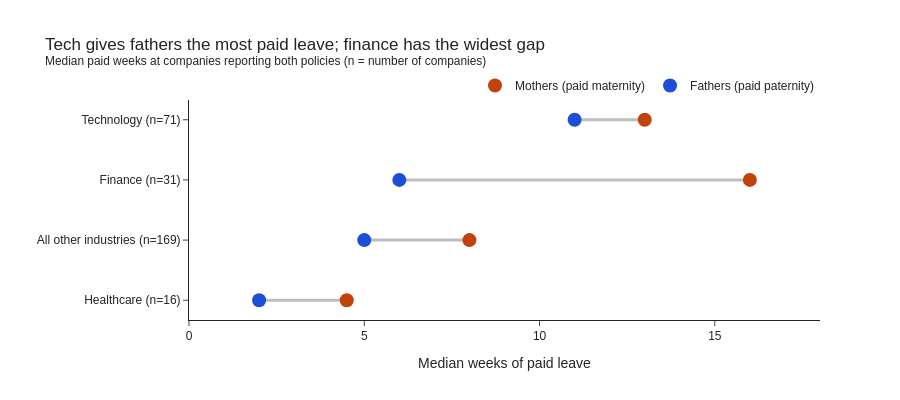

The notebook cell this image was saved under:
### Markdown cell above
### 5. Is the gap closing in technology?

Only three industries have at least 15 companies that report both policies (technology, finance, and healthcare), so the remaining industries are pooled.

### Code cell
# Only three industries have 15+ companies that report paternity leave; pool the rest
paired['Industry group'] = np.where(paired['Industry'].isin(['Technology', 'Finance', 'Healthcare']),
                                    paired['Industry'], 'All other industries')

industry_gap = paired.groupby('Industry group', as_index=False).agg(
    companies=('Company', 'size'),
    median_maternity=('Paid Maternity Leave', 'median'),
    median_paternity=('Paid Paternity Leave', 'median'),
    mean_maternity=('Paid Maternity Leave', 'mean'),
    mean_paternity=('Paid Paternity Leave', 'mean'),
    mean_gap=('Gap (weeks)', 'mean'),
    pct_equal=('Policy', lambda s: (s == 'Equal').mean() * 100),
    pct_zero_for_both=('Both zero', lambda s: s.mean() * 100),
    pct_zero_paternity=('Paid Paternity Leave', lambda s: (s == 0).mean() * 100),
)
industry_gap['paternity_as_pct_of_maternity'] = industry_gap['mean_paternity'] / industry_gap['mean_maternity'] * 100
industry_gap = industry_gap.sort_values('median_paternity').reset_index(drop=True)

fig = go.Figure()
for _, row in industry_gap.iterrows():
    fig.add_trace(go.Scatter(x=[row['median_paternity'], row['median_maternity']], y=[row['Industry group']] * 2,
                             mode='lines', line=dict(color=GRAY, width=3), showlegend=False, hoverinfo='skip'))
fig.add_trace(go.Scatter(x=industry_gap['median_maternity'], y=industry_gap['Industry group'], mode='markers',
                         name='Mothers (paid maternity)', marker=dict(color=MOM_COLOR, size=14)))
fig.add_trace(go.Scatter(x=industry_gap['median_paternity'], y=industry_gap['Industry group'], mode='markers',
                         name='Fathers (paid paternity)', marker=dict(color=DAD_COLOR, size=14)))
fig.update_layout(
    title='Tech gives fathers the most paid leave; finance has the widest gap<br><sup>Median paid weeks at companies reporting both policies (n = number of companies)</sup>',
    xaxis_title='Median weeks of paid leave', yaxis_title='', height=400, xaxis_range=[0, 18],
    yaxis=dict(tickmode='array', tickvals=industry_gap['Industry group'],
               ticktext=[f'{g} (n={n})' for g, n in zip(industry_gap['Industry group'], industry_gap['companies'])]),
    legend=dict(orientation='h', yanchor='bottom', y=1.0, xanchor='right', x=1),
)
fig.show()

industry_gap.drop(columns=['mean_maternity', 'mean_paternity']).round(1)

### Figure 1 — Plotly figure (JSON) as saved in the notebook; plotly's stock layout.template omitted (floating-point values rounded to 4 significant figures)
{"data": [{"hoverinfo": "skip", "line": {"color": "#BDBDBD", "width": 3}, "mode": "lines", "showlegend": false, "type": "scatter", "x": [2.0, 4.5], "y": ["Healthcare", "Healthcare"]}, {"hoverinfo": "skip", "line": {"color": "#BDBDBD", "width": 3}, "mode": "lines", "showlegend": false, "type": "scatter", "x": [5.0, 8.0], "y": ["All other industries", "All other industries"]}, {"hoverinfo": "skip", "line": {"color": "#BDBDBD", "width": 3}, "mode": "lines", "showlegend": false, "type": "scatter", "x": [6.0, 16.0], "y": ["Finance", "Finance"]}, {"hoverinfo": "skip", "line": {"color": "#BDBDBD", "width": 3}, "mode": "lines", "showlegend": false, "type": "scatter", "x": [11.0, 13.0], "y": ["Technology", "Technology"]}, {"marker": {"color": "#C2410C", "size": 14}, "mode": "markers", "name": "Mothers (paid maternity)", "type": "scatter", "x": [4.5, 8.0, 16.0, 13.0], "y": ["Healthcare", "All other industries", "Finance", "Technology"]}, {"marker": {"color": "#1D4ED8", "size": 14}, "mode": "markers", "name": "Fathers (paid paternity)", "type": "scatter", "x": [2.0, 5.0, 6.0, 11.0], "y": ["Healthcare", "All other industries", "Finance", "Technology"]}], "layout": {"height": 400, "legend": {"orientation": "h", "x": 1, "xanchor": "right", "y": 1.0, "yanchor": "bottom"}, "title": {"text": "Tech gives fathers the most paid leave; finance has the widest gap<br><sup>Median paid weeks at companies reporting both policies (n = number of companies)</sup>"}, "xaxis": {"range": [0, 18], "title": {"text": "Median weeks of paid leave"}}, "yaxis": {"tickmode": "array", "ticktext": ["Healthcare (n=16)", "All other industries (n=169)", "Finance (n=31)", "Technology (n=71)"], "tickvals": ["Healthcare", "All other industries", "Finance", "Technology"], "title": {"text": ""}}}}
